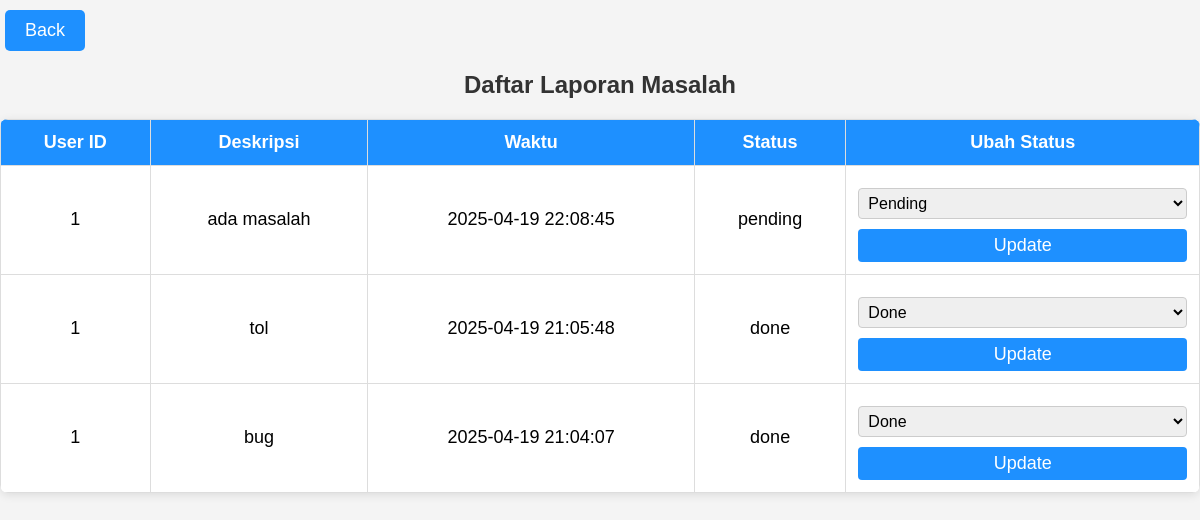
Screenshot of /admin/reports with the database file from the repository.
### tables this page shows
CREATE TABLE report (
        id INTEGER PRIMARY KEY AUTOINCREMENT,
        user_id INTEGER,
        issue TEXT NOT NULL,
        timestamp DATETIME DEFAULT CURRENT_TIMESTAMP,
        status TEXT DEFAULT 'pending'
    );

### app.py (the view)
@app.route('/admin/reports')
def admin_report():
    conn = get_db()
    reports = conn.execute('SELECT * FROM report ORDER BY timestamp DESC').fetchall()
    conn.close()
    return render_template('admin_report.html', reports=reports)

### app.py (called while the page is built)
def get_db():
    conn = sqlite3.connect('database.db')
    conn.row_factory = sqlite3.Row
    return conn

### templates/admin_report.html (shortened to what this page needs)
{% extends "layout.html" %}
{% block content %}
<div class="report-back">
    <a href="{{ url_for('admin_dashboard') }}" class="btn-back">Back</a>
</div>
<h2>Daftar Laporan Masalah</h2>
<table class="report-table">
    <thead>
        <tr>
            <th>User ID</th>
            <th>Deskripsi</th>
            <th>Waktu</th>
            <th>Status</th>
            <th>Ubah Status</th>
        </tr>
    </thead>
    <tbody>
        {% for r in reports %}
        <tr>
            <td>{{ r[1] }}</td>
            <td>{{ r[2] }}</td>
            <td>{{ r[3] }}</td>
            <td>{{ r[4] }}</td>
            <td>
                <form action="/admin/update_status" method="post" class="status-form">
                    <select name="status" class="status-select">
                        <option value="pending" {% if r['status'] == 'pending' %}selected{% endif %}>Pending</option>
                        <option value="done" {% if r['status'] == 'done' %}selected{% endif %}>Done</option>
                    </select>
                    <button type="submit" class="update-button">Update</button>
                </form>
            </td>
        </tr>
        {% endfor %}
    </tbody>
</table>
{% endblock %}

### static/style.css (style rules this page uses)
table { width: 90%; border-collapse: collapse; background-color: white; box-shadow: 0 4px 12px rgba(0, 0, 0, 0.1); border-radius: 40px; overflow: hidden; margin-top: 20px; margin-left: 52px; font-family: Arial, sans-serif; font-size: 18px; }
thead { background-color: dodgerblue; color: #ffffff; text-align: center; }
th, td { padding: 14px 16px; border-bottom: 0px solid #e0e0e0; }
tbody tr:nth-child(even) { background-color: white; }
body { font-family: Arial, sans-serif; background-color: #f4f4f4; margin: 0; padding: 0; }
h2 { text-align: center; color: #333; }
select, input[type="number"] { width: 100%; padding: 10px; margin: 10px 0; border: 1px solid #ccc; border-radius: 5px; font-size: 16px; }
button { background-color: dodgerblue; color: white; padding: 12px 20px; border: none; border-radius: 5px; cursor: pointer; width: 100%; font-size: 18px; }
.btn-back { display: inline-block; padding: 10px 20px; background-color: dodgerblue; color: white; text-align: center; text-decoration: none; border-radius: 5px; font-size: 18px; transition: background-color 0.3s ease; }
.report-back { text-align: left; margin-top: 10px; margin-left: 5px; }
.report-table { width: 100%; max-width: 1200px; border-collapse: collapse; margin: 20px auto; box-shadow: 0 2px 10px rgba(0, 0, 0, 0.1); border-radius: 8px; overflow: hidden; }
.report-table th, .report-table td { border: 1px solid #ddd; padding: 12px; text-align: center; }
.report-table th { background-color: dodgerblue; color: white; font-weight: bold; }
.report-table tr:nth-child(even) { background-color: white; }
.status-form { display: inline; }
.status-select { padding: 5px; border: 1px solid #ccc; border-radius: 4px; margin-right: 5px; }
.update-button { background-color: dodgerblue; color: white; border: none; padding: 6px 12px; border-radius: 4px; cursor: pointer; transition: background-color 0.3s; }

### rows the page displays
report: user "1", issue "ada masalah", timestamp "2025-04-19 22:08:45", status "pending", status "Pending"
report: user "1", issue "tol", timestamp "2025-04-19 21:05:48", status "done", status "Done"
report: user "1", issue "bug", timestamp "2025-04-19 21:04:07", status "done", status "Done"
